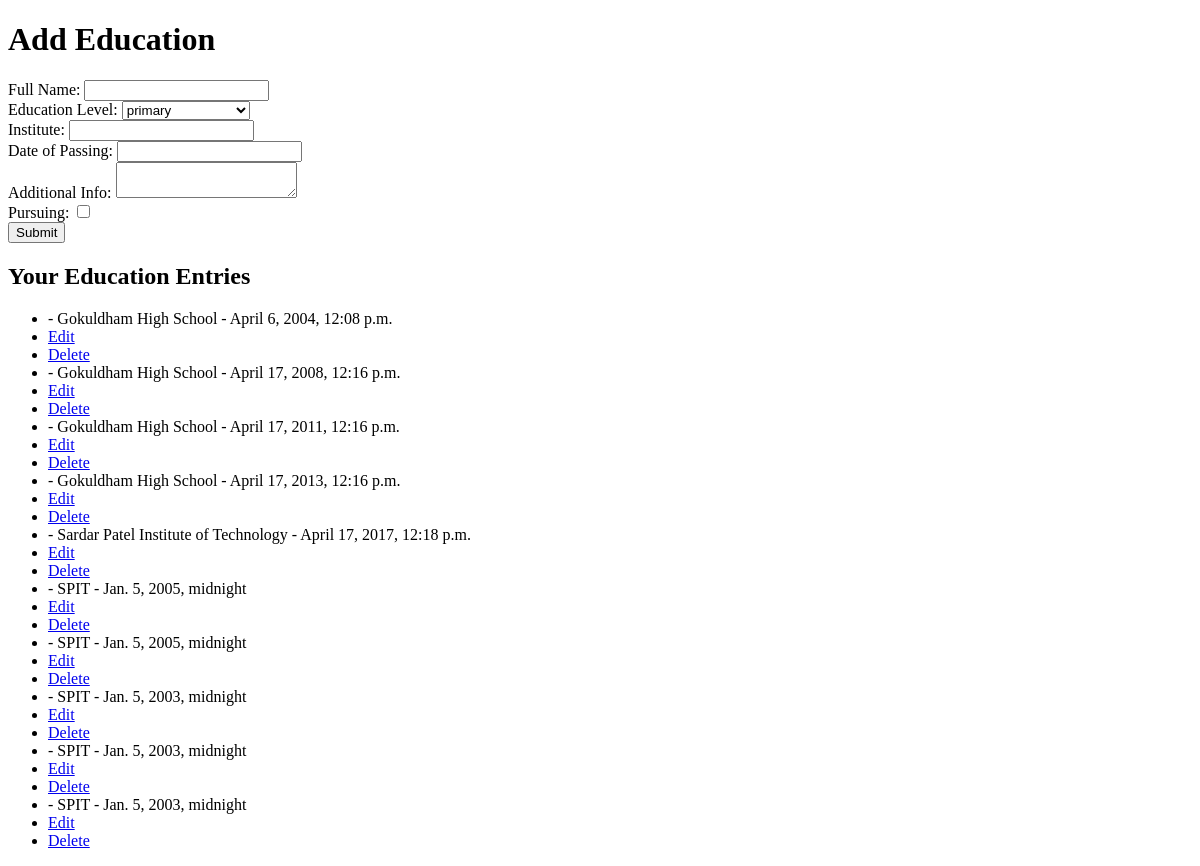
The page /qualities/add_education/ (signed in) on the database as committed earlier.
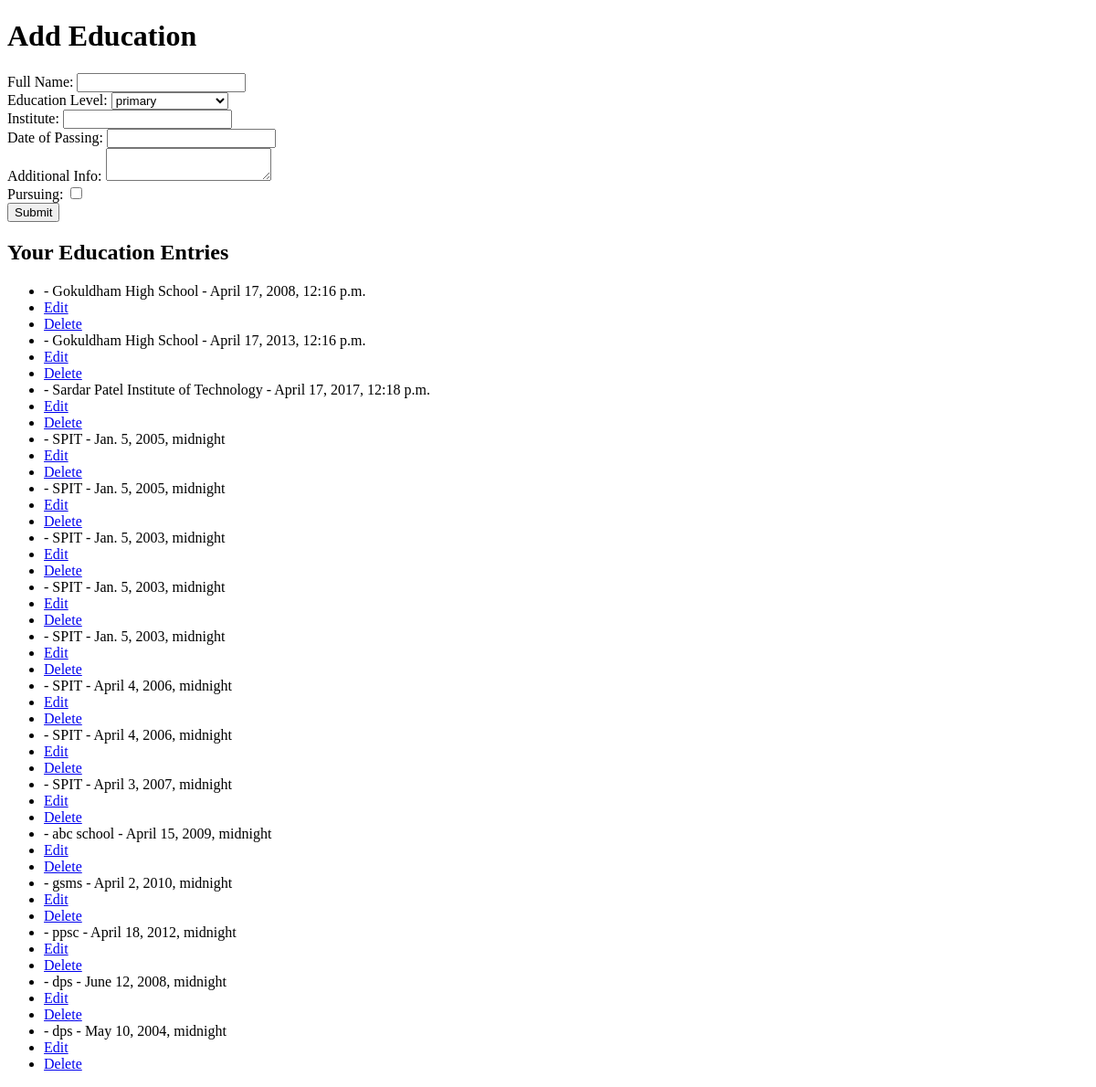
The same page on the database as committed later.
### qualities/models.py (models this page shows, shortened)
class Education(models.Model):
    unique_id = models.UUIDField(default=uuid.uuid4, editable=False, unique=True)
    candidate = models.ForeignKey(User, verbose_name='Candidate', on_delete=models.CASCADE)
    primary = 'primary'
    middle_school = 'middle_school'
    high_school = 'high_school'
    higher_secondary =  'higher_secondary'
    graduation = 'graduation'
    post_graduation = 'post_graduation'
    doctorate = 'doctorate'
    post_doctorate = 'post_doctorate'
    diploma = 'diploma'
    course = 'course'
    other = 'other'
    EDUCATION_LEVEL_CHOICES = [
        (primary, 'primary'),
        (middle_school, 'middle_school'),
        (high_school, 'high_school'),
        (higher_secondary,  'higher_secondary'),
        (graduation, 'graduation'),
        (post_graduation, 'post_graduation'),
        (doctorate, 'doctorate'),
        (post_doctorate, 'post_doctorate'),
        (diploma, 'diploma'),
        (course, 'course'),
        (other, 'other'),
    ]
    education_level = models.CharField(verbose_name='Level', max_length=20, choices=EDUCATION_LEVEL_CHOICES)
    institute = models.CharField(verbose_name='Institute', max_length=150,)
    additional_info = models.TextField(verbose_name='Additional Info', null=True, blank=True)
    date_of_passing = models.DateTimeField(verbose_name='Date of Passing', null=True)
    pursuing = models.BooleanField(verbose_name='Pursuing', default=False)

### qualities/views.py (the view)
# urls.py: path('add_education/', views.add_education, name='add_education'),
@login_required(login_url='accounts:login')
def add_education(request):
    if request.method == 'POST':
        form = EducationForm(request.POST)
        if form.is_valid():
            education = form.save(commit=False)
            education.candidate = request.user
            education.save()
            return redirect('qualities:add_education')  # Redirect back to the same page
    else:
        form = EducationForm()
    user_educations = Education.objects.filter(candidate=request.user)
    education_level_choices = [choice[1] for choice in Education.EDUCATION_LEVEL_CHOICES]
    context = {
        'form': form,
        'education_level_choices': education_level_choices,
        'user_educations': user_educations
    }
    return render(request, 'qualities/add_education.html', context)

### qualities/forms.py
class EducationForm(forms.ModelForm):
    full_name = forms.CharField(label='Full Name', max_length=100)
    education_level = forms.ChoiceField(label='Education Level', choices=Education.EDUCATION_LEVEL_CHOICES)
    date_of_passing = forms.DateField(label='Date of Passing', widget=forms.TextInput(attrs={'class': 'datepicker'}))
    additional_info = forms.CharField(label='Additional Info', widget=forms.Textarea)
    pursuing = forms.BooleanField(label='Pursuing', required=False)  # Add this line
    class Meta:
        model = Education
        fields = ['full_name', 'institute', 'date_of_passing', 'additional_info', 'pursuing']  # Include the pursuing field

### qualities/templates/qualities/add_education.html (shortened to what this page needs)
<!DOCTYPE html>
<html lang="en">
<head>
    <link rel="stylesheet" href="https://code.jquery.com/ui/1.12.1/themes/base/jquery-ui.css">
</head>
<body>
    <h1>Add Education</h1>
    <form method="post">
        <label for="id_full_name">Full Name:</label>
        <input type="text" id="id_full_name" name="full_name" maxlength="100" required><br>
        <label for="id_education_level">Education Level:</label>
        <select id="id_education_level" name="education_level" required>
            {% for choice in education_level_choices %}
                <option value="{{ choice }}">{{ choice }}</option>
            {% endfor %}
        </select><br>
        <label for="id_institute">Institute:</label>
        <input type="text" id="id_institute" name="institute" maxlength="150" required><br>
        <label for="id_date_of_passing">Date of Passing:</label>
        <input type="text" id="id_date_of_passing" name="date_of_passing" class="datepicker-year" required><br>
        <label for="id_additional_info">Additional Info:</label>
        <textarea id="id_additional_info" name="additional_info" required></textarea><br>
        <label for="id_pursuing">Pursuing:</label>
        <input type="checkbox" id="id_pursuing" name="pursuing"><br>
        <button type="submit">Submit</button>
    </form>
    <h2>Your Education Entries</h2>
    <ul>
        {% for education in user_educations %}
            <li>{{ education.full_name }} - {{ education.institute }} - {{ education.date_of_passing }}</li>
            <li><a href="{% url 'qualities:edit_education' education.id %}">Edit</a></li>
            <li><a href="{% url 'qualities:delete_education' education.id %}">Delete</a></li>
        {% empty %}
            <li>No education entries found.</li>
        {% endfor %}
    </ul>
</body>
</html>

Rows that differ between the two databases and show on the page:
removed Education: institute "Gokuldham High School", date_of_passing "April 6, 2004, 12:08 p.m."
removed Education: institute "Gokuldham High School", date_of_passing "April 17, 2011, 12:16 p.m."
added Education: institute "SPIT", date_of_passing "April 4, 2006, midnight"
added Education: institute "SPIT", date_of_passing "April 4, 2006, midnight"
added Education: institute "SPIT", date_of_passing "April 3, 2007, midnight"
added Education: institute "abc school", date_of_passing "April 15, 2009, midnight"
added Education: institute "gsms", date_of_passing "April 2, 2010, midnight"
added Education: institute "ppsc", date_of_passing "April 18, 2012, midnight"
added Education: institute "dps", date_of_passing "June 12, 2008, midnight"
added Education: institute "dps", date_of_passing "May 10, 2004, midnight"
